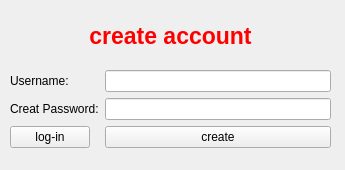
<?xml version="1.0" encoding="UTF-8"?>
<ui version="4.0">
 <class>create_account</class>
 <widget class="QWidget" name="create_account">
  <property name="geometry">
   <rect>
    <x>0</x>
    <y>0</y>
    <width>345</width>
    <height>170</height>
   </rect>
  </property>
  <property name="windowTitle">
   <string>Form</string>
  </property>
  <widget class="QWidget" name="verticalLayoutWidget">
   <property name="geometry">
    <rect>
     <x>10</x>
     <y>0</y>
     <width>321</width>
     <height>71</height>
    </rect>
   </property>
   <layout class="QVBoxLayout" name="verticalLayout">
    <item>
     <widget class="QLabel" name="label_3">
      <property name="styleSheet">
       <string notr="true">QLabel {
    font-size: 17pt;
    font-weight: bold;
    color: #ff0000;
}</string>
      </property>
      <property name="text">
       <string>create account</string>
      </property>
      <property name="alignment">
       <set>Qt::AlignCenter</set>
      </property>
     </widget>
    </item>
   </layout>
  </widget>
  <widget class="QWidget" name="formLayoutWidget">
   <property name="geometry">
    <rect>
     <x>10</x>
     <y>70</y>
     <width>321</width>
     <height>91</height>
    </rect>
   </property>
   <layout class="QFormLayout" name="formLayout">
    <item row="0" column="0">
     <widget class="QLabel" name="label">
      <property name="text">
       <string>Username:</string>
      </property>
     </widget>
    </item>
    <item row="1" column="0">
     <widget class="QLabel" name="label_2">
      <property name="text">
       <string>Creat Password:</string>
      </property>
     </widget>
    </item>
    <item row="2" column="0">
     <widget class="QPushButton" name="pushButton_2">
      <property name="text">
       <string>log-in</string>
      </property>
     </widget>
    </item>
    <item row="0" column="1">
     <widget class="QLineEdit" name="lineEdit">
      <property name="clearButtonEnabled">
       <bool>true</bool>
      </property>
     </widget>
    </item>
    <item row="1" column="1">
     <widget class="QLineEdit" name="lineEdit_2">
      <property name="clearButtonEnabled">
       <bool>true</bool>
      </property>
     </widget>
    </item>
    <item row="2" column="1">
     <widget class="QPushButton" name="pushButton">
      <property name="text">
       <string>create</string>
      </property>
     </widget>
    </item>
   </layout>
  </widget>
 </widget>
 <resources/>
 <connections/>
</ui>
